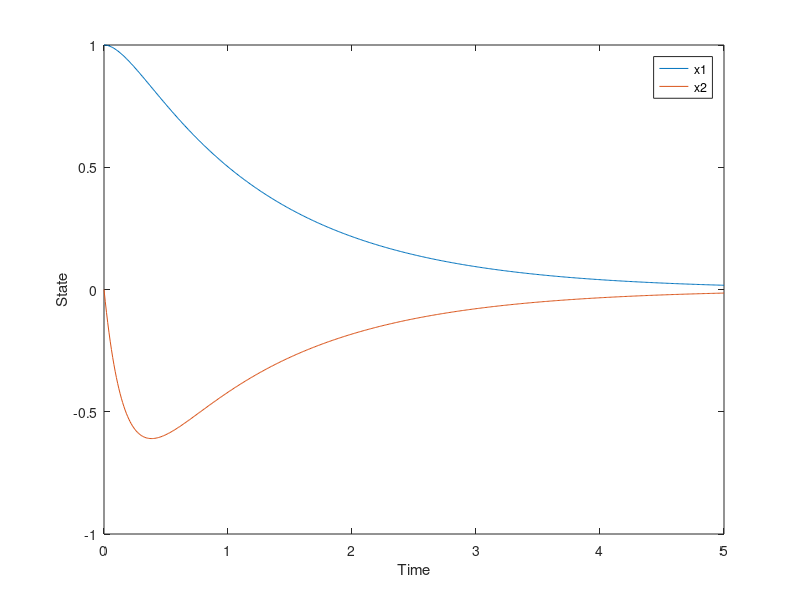

MATLAB code to generate this figure:
% Define the system matrices
A = [0 1; -5 -6];
B = [0; 1];

% Define the weighting matrices
Q = [1 0; 0 1000];
R = 100;

% Calculate the LQR gain matrix
[K, S, E] = lqr(A, B, Q, R);

% Define the initial state
x0 = [1; 0];

% Simulate the closed-loop system
t = 0:0.01:5;  % Time vector
u = -K * x0;   % Control input

% Simulate the system using the state-space representation
sys = ss(A - B * K, B, eye(2), 0);
[y, ~, x] = lsim(sys, zeros(size(t)), t, x0);

% Plot the state response

plot(t, x)
xlabel('Time')
ylabel('State')
legend('x1', 'x2')



Q_str = num2str(Q);
disp(Q_str);